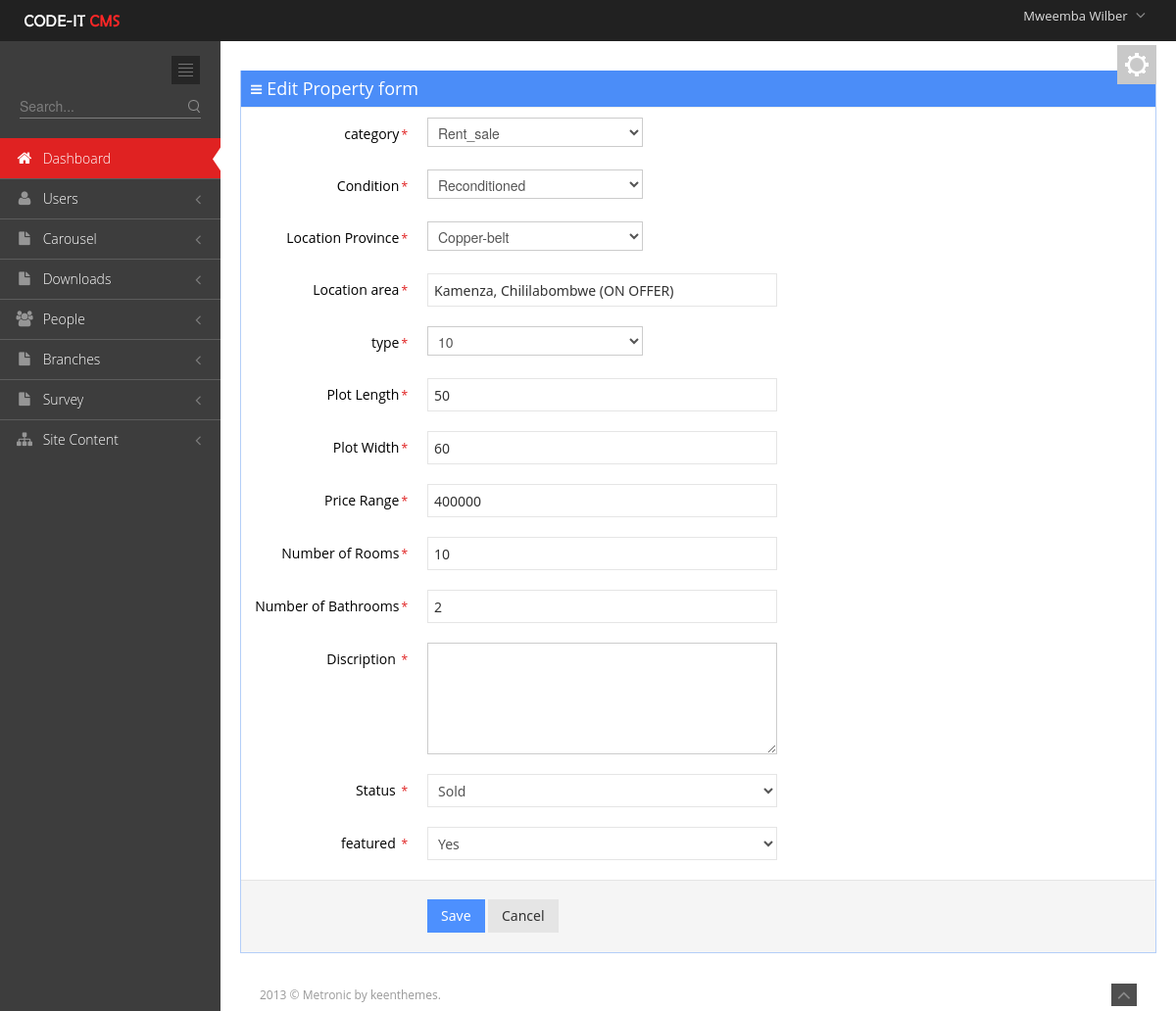
Screenshot of /Admin/EditProperty.php?propert_id=2 (signed in) with the database file from the repository.
### tables this page shows
CREATE TABLE `user_tbl` (
  `username` varchar(50) NOT NULL,
  `password` text NOT NULL,
  `email` text NOT NULL,
  `contact_no` varchar(50) NOT NULL,
  `branch` int(11) NOT NULL,
  `level` int(11) NOT NULL,
  `Position` text NOT NULL,
  `active` int(11) NOT NULL,
  `Staff_no` int(11) NOT NULL,
  `profile_picture` text NOT NULL,
  `last_pass_change` date NOT NULL,
  `emp_id` int(3) NOT NULL,
  `Status` varchar(20) NOT NULL,
  `date_created` date NOT NULL
);

CREATE TABLE `employees_tbl` (
  `emp_id` int(4) UNSIGNED ZEROFILL NOT NULL,
  `Title` text NOT NULL,
  `first_name` varchar(100) DEFAULT NULL,
  `last_name` varchar(100) DEFAULT NULL,
  `date_of_birth` date DEFAULT NULL,
  `email` varchar(100) DEFAULT NULL,
  `mobile_number` varchar(18) DEFAULT NULL,
  `whatsapp` text NOT NULL,
  `address1` varchar(100) DEFAULT NULL,
  `address2` varchar(100) DEFAULT NULL,
  `city_town` varchar(100) DEFAULT NULL,
  `genda` varchar(10) DEFAULT NULL,
  `country` varchar(100) DEFAULT NULL,
  `date_joined` date DEFAULT NULL,
  `jobRole` text,
  `Qualification_level` varchar(40) NOT NULL,
  `qualification_Area` varchar(100) NOT NULL,
  `Category` text NOT NULL,
  `Picture` text NOT NULL,
  `brief_profile` text NOT NULL
);

CREATE TABLE `property` (
  `prop_id` int(11) NOT NULL,
  `prop_category_id` text NOT NULL,
  `property_condition` text NOT NULL,
  `location_province` text NOT NULL,
  `location_Area` text NOT NULL,
  `type` text NOT NULL,
  `plot_size_length` text NOT NULL,
  `plot_size_width` text NOT NULL,
  `price_range` double NOT NULL,
  `no_bathrooms` int(11) NOT NULL,
  `no_bedrooms` int(11) NOT NULL,
  `description` text NOT NULL,
  `status` text NOT NULL,
  `owner_id` text NOT NULL,
  `featured` text NOT NULL,
  `Date_posted` date NOT NULL,
  `Rent_Sale` text NOT NULL
);

### includes/sessions.php (called while the page is built, shortened)
<?php
include 'Dbconnect.php';
$dbuser=$_SESSION['username'];
   $query="SELECT * FROM `user_tbl` INNER JOIN `employees_tbl` ON `employees_tbl`.`emp_id`=`user_tbl`.`Staff_no` WHERE `username`='$dbuser'";
      $q1=mysqli_query($conn,$query)or die(mysqli_error());
            while ($row = mysqli_fetch_array($q1)) {
            $firstname=$row['first_name'];
            }
?>

### Admin/EditProperty.php (the view, shortened to what this page needs)
<!DOCTYPE html>
 <html lang="en">
<head>
	<link href="media/css/bootstrap.min.css" rel="stylesheet" type="text/css"/>
	<link href="media/css/bootstrap-responsive.min.css" rel="stylesheet" type="text/css"/>
	<link href="media/css/font-awesome.min.css" rel="stylesheet" type="text/css"/>
	<link href="media/css/style-metro.css" rel="stylesheet" type="text/css"/>
	<link href="media/css/style.css" rel="stylesheet" type="text/css"/>
	<link href="media/css/style-responsive.css" rel="stylesheet" type="text/css"/>
	<link href="media/css/default.css" rel="stylesheet" type="text/css" id="style_color"/>
	<link href="media/css/uniform.default.css" rel="stylesheet" type="text/css"/>
	<link rel="stylesheet" type="text/css" href="media/css/select2_metro.css" />
	<link rel="stylesheet" type="text/css" href="media/css/chosen.css" />
</head>
<?php
include 'includes/header.php';
include 'includes/sidebar.php';
?>
		<div class="page-content">
			<div class="container-fluid">
				<div class="row-fluid">
					<div class="span12">
						<div class="color-panel hidden-phone">
							<div class="color-mode-icons icon-color"></div>
						</div>
					</div>
				</div>
				<div class="row-fluid">
					<div class="span12">
						<?php
$propert_id	=$_GET['propert_id'];
?>
																<div class="portlet box blue">
							<div class="portlet-title">
								<div class="caption"><i class="icon-reorder"></i>Edit Property form</div>
							</div>
							<div class="portlet-body form">
								<form action="#" method="POST" enctype="multipart/form-data" class="form-horizontal">
							<?php	$sql="SELECT * FROM `property` WHERE `prop_id`='$propert_id'";
																$q1=mysqli_query($conn,$sql)or die(mysqli_error());
																while ($row2 = mysqli_fetch_array($q1)) {
																?>
									 <div class="control-group">
										<label class="control-label">category<span class="required">*</span></label>
										<div class="controls">
<select  name="Rent_sale" >
																<Option  value="<?php echo $row2['Rent_Sale']; ?>"><?php echo $row2['Rent_Sale']; ?></option>
																</select>
										</div>
									</div>
									 <div class="control-group">
										<label class="control-label">Condition<span class="required">*</span></label>
										<div class="controls">
<select  name="Condition" >
                                                                    <Option  value="<?php echo $row2['property_condition']; ?>"><?php echo $row2['property_condition']; ?></option>
																</select>
										</div>
									</div>
									 <div class="control-group">
										<label class="control-label">Location Province<span class="required">*</span></label>
										<div class="controls">
<select  name="Location_province" >
                                                                      <Option  value="<?php echo $row2['location_province']; ?>"><?php echo $row2['location_province']; ?></option>
																</select>
										</div>
									</div>
									<div class="control-group">
										<label class="control-label">Location area<span class="required">*</span></label>
										<div class="controls">
											<input type="text"  name="Location_area" value="<?php echo $row2['location_Area']; ?>" class="span6 m-wrap" required />
										</div>
									</div>
									 <div class="control-group">
										<label class="control-label">type<span class="required">*</span></label>
										<div class="controls">
<select  name="Type" >
<Option  value="<?php echo $row2['type']; ?>"><?php echo $row2['type']; ?></option>
                                                                <?php	$sql="SELECT * FROM `asset_categories`";
																$q1=mysqli_query($conn,$sql)or die(mysqli_error());
																?>
																</select>
										</div>
									</div>
									<div class="control-group">
										<label class="control-label">Plot Length<span class="required">*</span></label>
										<div class="controls">
											<input type="number"  value="<?php echo $row2['plot_size_length']; ?>" name="Plot_width" placeholder="Plot length in meters" class="span6 m-wrap"  required />
										</div>
									</div>
									<div class="control-group">
										<label class="control-label">Plot Width<span class="required">*</span></label>
										<div class="controls">
											<input type="number" value="<?php echo $row2['plot_size_width']; ?>" placeholder="Plot width in meters"  name="Plot_length" class="span6 m-wrap"  required />
										</div>
									</div>
									<div class="control-group">
										<label class="control-label">Price Range<span class="required">*</span></label>
										<div class="controls">
											<input type="text"  value="<?php echo $row2['price_range']; ?>" name="price_range" class="span6 m-wrap" required />
										</div>
									</div>
									<div class="control-group">
										<label class="control-label">Number of Rooms<span class="required">*</span></label>
										<div class="controls">
											<input type="text" value="<?php echo $row2['no_bedrooms']; ?>"  name="No_rooms" class="span6 m-wrap" required />
										</div>
									</div>
									<div class="control-group">
										<label class="control-label">Number of Bathrooms<span class="required">*</span></label>
										<div class="controls">
											<input type="text" class="span6 m-wrap" value="<?php echo $row2['no_bathrooms']; ?>"  name="No_Bathrooms" required></span>
										</div>
									</div>
									<div class="control-group">
													<label class="control-label">Discription <span class="required">*</span></label>
													<div class="controls">
														<textarea class="span6 m-wrap" rows="5" value="<?php echo $row2['description']; ?>" name="Description" required></textarea>
													</div>
												</div>
												<div class="control-group">
													<label class="control-label">Status <span class="required">*</span></label>
													<div class="controls">
														<select type="text" class="span6 m-wrap"  name="Status" required >
														 <Option  value="<?php echo $row2['status']; ?>"><?php echo $row2['status']; ?></option>
											</select>
													</div>
													</div>
													<div class="control-group">
													<label class="control-label">featured <span class="required">*</span></label>
													<div class="controls">
														<select type="text" class="span6 m-wrap"  name="Featured" required >
														 <Option  value="<?php echo $row2['featured']; ?>"><?php echo $row2['featured']; ?></option>
											</select>
													</div>
													</div>
<?php }  ?>
												<div class="form-actions">
										<button type="submit" name="submitNewProperty" class="btn blue">Save</button>
										<button type="button" class="btn">Cancel</button>
									</div>
								</form>
												</div>
</div>
		</div>
	</div>
	<div class="footer">
		<div class="footer-inner">
			2013 &copy; Metronic by keenthemes.
		</div>
		<div class="footer-tools">
			<span class="go-top">
			<i class="icon-angle-up"></i>
			</span>
		</div>
	</div>
</body>
</html>

### Admin/includes/header.php (shortened to what this page needs)
<?php
 include '../includes/sessions.php';
?>
 <html lang="en" class="no-js">
<body class="page-header-fixed">
	<div class="header navbar navbar-inverse navbar-fixed-top">
		<div class="navbar-inner">
			<div class="container-fluid">
				<a class="brand" href="index.php">
				<img src="media/image/logo.png" alt="logo"/>
				</a>
				<ul class="nav pull-right">
					<li class="dropdown user">
						<a href="#" class="dropdown-toggle" data-toggle="dropdown">
						<span class="username"><?php echo $firstname ;?></span>
						<i class="icon-angle-down"></i>
						</a>
					</li>
				</ul>
			</div>
		</div>
	</div>
	<div class="page-container">

### Admin/media/css/style-metro.css (style rules this page uses)
div, input, select, textarea, span, img, table, td, th, p, a, button, ul, li { -webkit-border-radius: 0 !important; -moz-border-radius: 0 !important; border-radius: 0 !important; }
.btn { background-color: #e5e5e5; background-image: none; filter: none; border: 0; padding: 7px 14px; text-shadow: none; font-family: "Segoe UI", Helvetica, Arial, sans-serif; font-size: 14px; color: #333333; cursor: pointer; outline: none; -webkit-box-shadow: none !important; -moz-box-shadow: none !important; box-shadow: none !important; -webkit-border-radius: 0 !important; -moz-border-radius: 0 !important; border-radius: 0 !important; }
.btn.blue { color: white; text-shadow: none; background-color: #4d90fe; }
label.m-wrap, input.m-wrap, button.m-wrap, select.m-wrap, textarea.m-wrap { font-size: 14px; font-weight: normal; line-height: 20px; }
input.m-wrap, button.m-wrap, select.m-wrap, textarea.m-wrap { font-family: "Segoe UI", "Helvetica Neue", Helvetica, Arial, sans-serif; }
.uneditable-input, textarea.m-wrap, input[type="text"].m-wrap, input[type="password"].m-wrap, input[type="datetime"].m-wrap, input[type="datetime-local"].m-wrap, input[type="date"].m-wrap, input[type="month"].m-wrap, input[type="time"].m-wrap, input[type="week"].m-wrap, input[type="number"].m-wrap, input[type="email"].m-wrap, input[type="url"].m-wrap, input[type="search"].m-wrap, input[type="tel"].m-wrap, input[type="color"].m-wrap { -webkit-appearance: none !important; color: #333333; outline: 0; height: 20px; padding: 6px 6px !important; line-height: 20px; font-size: 14px; font-weight: normal; vertical-align: top; background-color: #ffffff; background-image: none !important; filter: none !important; -webkit-box-shadow: none !important; -moz-box-shadow: none !important; box-shadow: none !important; -webkit-border-radius: 0px; -moz-border-radius: 0px; border-radius: 0px; background: transparent; }
input.m-wrap { border: 1px solid #e5e5e5; }
textarea.m-wrap { height: auto; }
select.m-wrap, input[type="file"].m-wrap { height: 34px !important; *margin-top: 4px; line-height: 30px; }
select.m-wrap { width: 220px; background-color: #ffffff; background-image: none !important; filter: none !important; border: 1px solid #e5e5e5; outline: none; }
input[class*="span"].m-wrap { float: none; height: 34px !important; margin-left: 0; }
select[class*="span"].m-wrap, textarea[class*="span"].m-wrap { float: none; margin-left: 0; }

### Admin/media/css/style-responsive.css (style rules this page uses)
@media (min-width: 980px) { .page-content { margin-left: 225px; margin-top: 0px; min-height: 760px; } }

### Admin/media/css/default.css (style rules this page uses)
body { background-color: #3d3d3d !important; }
.header .navbar-inner { filter: none !important; background-image: none !important; background-color: #212121 !important; }
.header .nav li.dropdown .dropdown-toggle i { color: #8a8a8a !important; }
.footer .footer-inner { color: #999999; }
.footer .footer-tools .go-top { background-color: #4f4f4f; }
.footer .footer-tools .go-top i { color: #8a8a8a; }

### rows the page displays
user_tbl: employees_tbl.first_name "Mweemba Wilber"
property: Rent_sale "Rent_sale", Condition "Reconditioned", Location_province "Copper-belt", Location_area "Kamenza, Chililabombwe (ON OFFER)", Type "10", Plot_width "50", Plot_length "60", price_range "400000", No_rooms "10", No_Bathrooms "2", Status "Sold", Featured "Yes"
